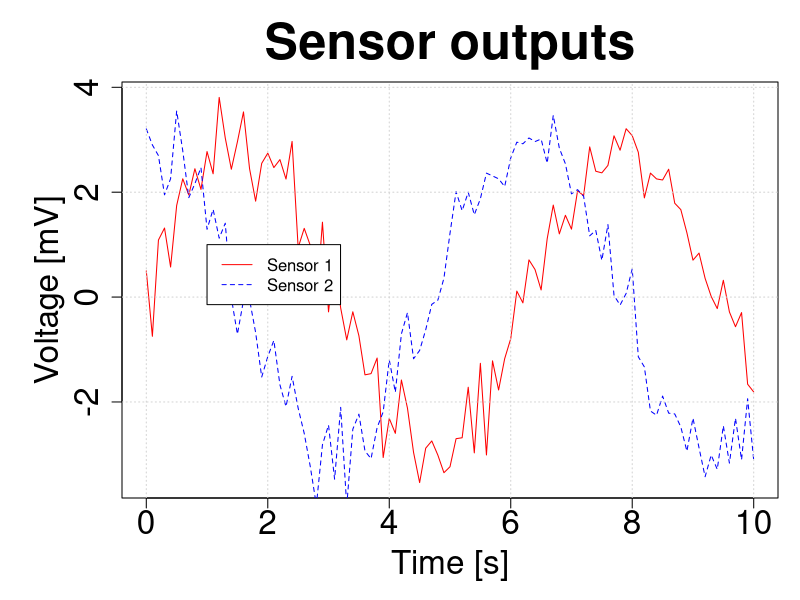

Write R code to recreate this figure.
## exercise 0.5.2

# We simulate measurements every 100 ms for a period of 10 seconds 
t <- seq(from=0, by=0.1, to=10)

# The data from the sensors are generated as either a sine or a cosine 
# with some Gaussian noise added.
sensor1 = 3*sin(t)+0.5*rnorm(length(t)) 
sensor2 = 3*cos(t)+0.5*rnorm(length(t)) 

# Change the font size to make axis and title readable
#font_size = 15
#plt.rcParams.update({'font.size': font_size})

# Define the name of the curves
legend_strings = c('Sensor 1', 'Sensor 2')


par(cex.main=3) # Define size of title
par(cex.lab=2) # Define size of axis labels
par(cex.axis=2) # Define size of axis labels
par(mar=c(5,6,4,1)+.1) # Increase margin size to allow for larger axis labels

# Start plotting the simulated measurements
# Plot the sensor 1 output as a function of time, and
# make the curve red and fully drawn
plot(t, sensor1, # plot sensor1 as a function of t 
     type="l", lty=1, # set linetype 
     col="red", # define plot colour 
     ann=FALSE) # remove variable name label annotation 

# Plot the sensor 2 output as a function of time, and
# make the curve blue and dashed
lines(t, sensor2, type="l", lty=2,  col="blue", ann=FALSE)

# Add a grid in the background
grid()

# Add a legend describing each curve, place it at the "best" location
# so as to minimize the amount of curve it covers
legend(1, 1, legend_strings, col=c('red','blue'), lty=1:2)

# Add labels to the axes and a title to the plot
title(main='Sensor outputs',
      xlab='Time [s]',
      ylab='Voltage [mV]')


# Export the figure
#dev.copy(png, 'ex0_5_2.png')
#dev.off()
